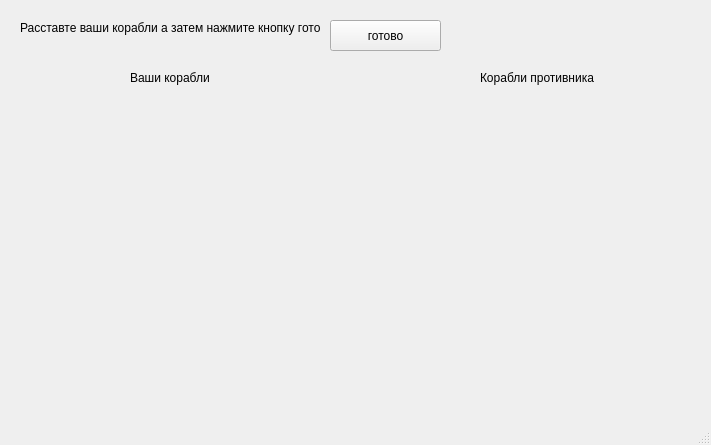
<?xml version="1.0" encoding="UTF-8"?>
<ui version="4.0">
 <class>MainWindow</class>
 <widget class="QMainWindow" name="MainWindow">
  <property name="geometry">
   <rect>
    <x>0</x>
    <y>0</y>
    <width>711</width>
    <height>445</height>
   </rect>
  </property>
  <property name="windowTitle">
   <string>MainWindow</string>
  </property>
  <widget class="QWidget" name="centralwidget">
   <widget class="QLabel" name="infoLabel">
    <property name="geometry">
     <rect>
      <x>20</x>
      <y>20</y>
      <width>301</width>
      <height>16</height>
     </rect>
    </property>
    <property name="text">
     <string>Расставте ваши корабли а затем нажмите кнопку готово</string>
    </property>
   </widget>
   <widget class="QLabel" name="label_2">
    <property name="geometry">
     <rect>
      <x>130</x>
      <y>70</y>
      <width>171</width>
      <height>16</height>
     </rect>
    </property>
    <property name="text">
     <string>Ваши корабли</string>
    </property>
   </widget>
   <widget class="QLabel" name="label_3">
    <property name="geometry">
     <rect>
      <x>480</x>
      <y>70</y>
      <width>171</width>
      <height>16</height>
     </rect>
    </property>
    <property name="text">
     <string>Корабли противника</string>
    </property>
   </widget>
   <widget class="QPushButton" name="readyBtn">
    <property name="enabled">
     <bool>true</bool>
    </property>
    <property name="geometry">
     <rect>
      <x>330</x>
      <y>20</y>
      <width>111</width>
      <height>31</height>
     </rect>
    </property>
    <property name="text">
     <string>готово</string>
    </property>
   </widget>
  </widget>
  <widget class="QStatusBar" name="statusbar"/>
 </widget>
 <resources/>
 <connections/>
</ui>
